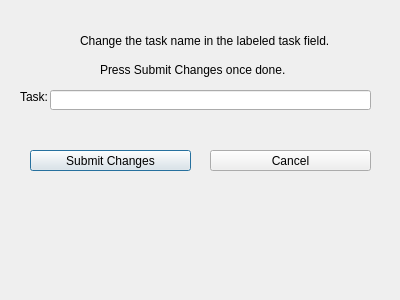
<?xml version="1.0" encoding="UTF-8"?>
<ui version="4.0">
 <class>EditForm</class>
 <widget class="QDialog" name="EditForm">
  <property name="geometry">
   <rect>
    <x>0</x>
    <y>0</y>
    <width>400</width>
    <height>300</height>
   </rect>
  </property>
  <property name="windowTitle">
   <string>Dialog</string>
  </property>
  <widget class="QLineEdit" name="lineEdit">
   <property name="geometry">
    <rect>
     <x>50</x>
     <y>90</y>
     <width>321</width>
     <height>20</height>
    </rect>
   </property>
  </widget>
  <widget class="QLabel" name="label">
   <property name="geometry">
    <rect>
     <x>20</x>
     <y>90</y>
     <width>47</width>
     <height>13</height>
    </rect>
   </property>
   <property name="text">
    <string>Task:</string>
   </property>
  </widget>
  <widget class="QPushButton" name="pushButton">
   <property name="geometry">
    <rect>
     <x>30</x>
     <y>150</y>
     <width>161</width>
     <height>21</height>
    </rect>
   </property>
   <property name="text">
    <string>Submit Changes</string>
   </property>
  </widget>
  <widget class="QPushButton" name="pushButton_2">
   <property name="geometry">
    <rect>
     <x>210</x>
     <y>150</y>
     <width>161</width>
     <height>21</height>
    </rect>
   </property>
   <property name="text">
    <string>Cancel</string>
   </property>
  </widget>
  <widget class="QLabel" name="label_2">
   <property name="geometry">
    <rect>
     <x>80</x>
     <y>30</y>
     <width>271</width>
     <height>21</height>
    </rect>
   </property>
   <property name="text">
    <string>Change the task name in the labeled task field. </string>
   </property>
  </widget>
  <widget class="QLabel" name="label_3">
   <property name="geometry">
    <rect>
     <x>100</x>
     <y>60</y>
     <width>221</width>
     <height>20</height>
    </rect>
   </property>
   <property name="text">
    <string>Press Submit Changes once done.</string>
   </property>
  </widget>
 </widget>
 <resources/>
 <connections/>
</ui>
